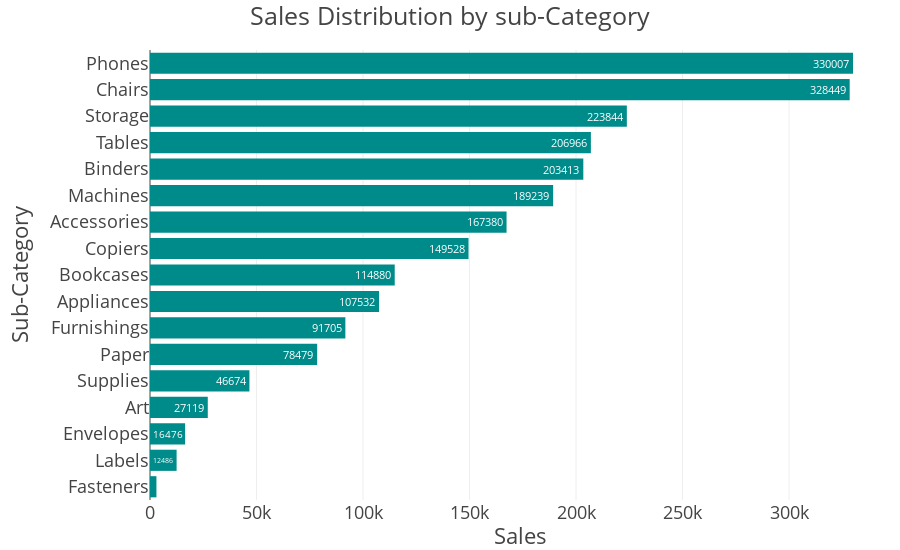

Notebook code cell kept with this figure:
### Code cell
fig = px.bar(sales_by_sub_category, 
             x ='Sales', 
             y ='Sub-Category', title='Sales Distribution by sub-Category', 
             color_discrete_sequence=['darkcyan'],
             orientation='h',
            height= 550,
             text = 'Sales',
            width= 900)
fig.update_traces(texttemplate='%{x:.0f}', textposition = 'inside')
fig.update_layout(template="presentation", paper_bgcolor="rgba(0, 0, 0, 0)", plot_bgcolor ="rgba(0, 0, 0, 0)",
                 margin = dict(l=150, r=10, t=50, b=50))
fig.show()
fig.write_image(os.path.join(results_dir,'sales_distribution_sub_category_bar_plot.jpg'))
fig.write_image(os.path.join(results_dir,'sales_distribution_sub_category_bar_plot.png'))
fig.write_html(os.path.join(results_dir,'sales_distribution_sub_category_bar_plot.html'))

### Figure 1 — Plotly figure (JSON) as saved in the notebook; plotly's stock layout.template omitted (floating-point values rounded to 4 significant figures)
{"data": [{"hovertemplate": "Sales=%{text}<br>Sub-Category=%{y}<extra></extra>", "legendgroup": "", "marker": {"color": "darkcyan", "pattern": {"shape": ""}}, "name": "", "orientation": "h", "showlegend": false, "text": [3024.0, 12490.0, 16480.0, 27120.0, 46670.0, 78480.0, 91710.0, 107500.0, 114900.0, 149500.0, 167400.0, 189200.0, 203400.0, 207000.0, 223800.0, 328400.0, 330000.0], "textposition": "inside", "texttemplate": "%{x:.0f}", "type": "bar", "x": [3024.0, 12490.0, 16480.0, 27120.0, 46670.0, 78480.0, 91710.0, 107500.0, 114900.0, 149500.0, 167400.0, 189200.0, 203400.0, 207000.0, 223800.0, 328400.0, 330000.0], "xaxis": "x", "y": ["Fasteners", "Labels", "Envelopes", "Art", "Supplies", "Paper", "Furnishings", "Appliances", "Bookcases", "Copiers", "Accessories", "Machines", "Binders", "Tables", "Storage", "Chairs", "Phones"], "yaxis": "y"}], "layout": {"barmode": "relative", "height": 550, "legend": {"tracegroupgap": 0}, "margin": {"b": 50, "l": 150, "r": 10, "t": 50}, "paper_bgcolor": "rgba(0, 0, 0, 0)", "plot_bgcolor": "rgba(0, 0, 0, 0)", "title": {"text": "Sales Distribution by sub-Category"}, "width": 900, "xaxis": {"anchor": "y", "autorange": true, "domain": [0, 1], "range": [0, 347400.0], "title": {"text": "Sales"}, "type": "linear"}, "yaxis": {"anchor": "x", "autorange": true, "domain": [0, 1], "range": [-0.5, 16.5], "title": {"text": "Sub-Category"}, "type": "category"}}}
